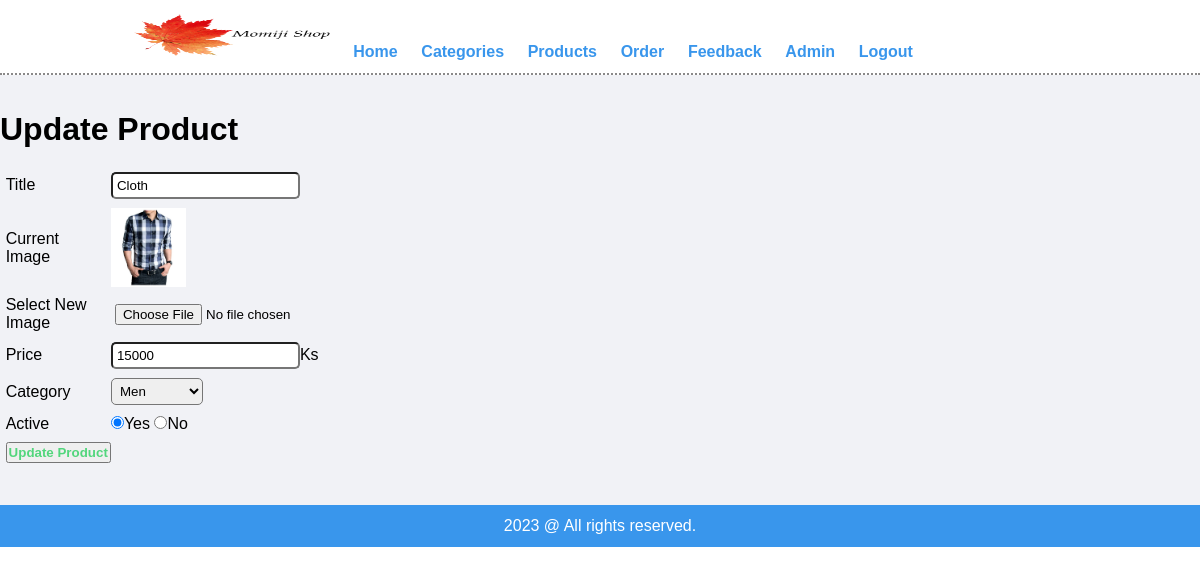
/admin/update_product.php?id=18 (signed in), run on the app's committed database.
### tables this page shows
CREATE TABLE `product` (
  `id` int(11) NOT NULL,
  `title` varchar(255) NOT NULL,
  `price` int(255) NOT NULL,
  `image_name` varchar(255) NOT NULL,
  `category_id` int(11) UNSIGNED NOT NULL,
  `active` varchar(255) NOT NULL
);

### admin/update_product.php (the view, shortened to what this page needs)
<?php include('part/header.php'); ?>
<?php
    if(isset($_GET['id'])){
        $id = $_GET['id'];
        $sql1 = "SELECT * FROM product WHERE id=$id";
        $res1 = mysqli_query($conn, $sql1);
        $row1 = mysqli_fetch_assoc($res1);
        $title = $row1['title'];
        $price = $row1['price'];
        $current_image = $row1['image_name'];
        $current_category = $row1['category_id'];
        $active = $row1['active'];
    }else{
        header('location:'.SITE.'admin/product.php');
    }
?>
<div class="main-content">
    <div class="wrappeer">
        <h1>Update Product</h1><br>
        <form action="" method="post" enctype="multipart/form-data">
            <table class="tbl-30">
                <tr>
                    <td>Title</td>
                    <td>
                        <input type="text" name="title" placeholder="Title" value="<?php echo $title; ?>" class="tld">
                    </td>
                </tr>
                <tr>
                    <td>Current Image</td>
                    <td>
                        <?php
                            if($current_image==""){
                                echo "<div class='error'>Image Not Avaliable.</div>";
                            }else{
                                ?>
                                <img src="<?php echo SITE; ?>image/product/<?php echo $current_image; ?>"
                                width='75px' heigth='100px'>
                                <?php
                            }
                        ?>
                    </td>
                </tr>
                <tr>
                    <td>Select New Image</td>
                    <td>
                        <input type="file" name="image" class="tld">
                    </td>
                </tr>
                <tr>
                    <td>Price</td>
                    <td>
                        <input type="text" name="price" placeholder="Price" value="<?php echo $price; ?>" class="tld">Ks
                    </td>
                </tr>
                <tr>
                    <td>Category</td>
                    <td>
                        <select name="category" class="tld">
                            <?php
                                $sql = "SELECT * FROM category WHERE active='Yes'";
                                $res = mysqli_query($conn, $sql);
                                $count = mysqli_num_rows($res);
                                if($count>0){
                                    while($row = mysqli_fetch_assoc($res)){
                                        $category_title = $row['title'];
                                        $category_id = $row['id'];
                                        ?>
                                        <option <?php if($current_category==$current_image){echo "selected"; } ?> value="<?php echo $category_id;?>"><?php echo $category_title; ?></option>
                                        <?php
                                    }
                                }else{
                                    echo "<option value='0'>Category Not Avalivable</option>";
                                }
                            ?>
                        </select>
                    </td>
                </tr>
                <tr>
                    <td>Active</td>
                    <td>
                        <input <?php if($active=="Yes"){echo "checked";}?> type="radio" name="active" value="Yes">Yes
                        <input <?php if($active=="No"){echo "checked";}?> type="radio" name="active" value="No">No
                    </td>
                </tr>
                <tr>
                    <td>
                        <input type="submit" name="submit" value="Update Product" class="btn-secondary">
                    </td>
                </tr>
            </table>
        </form>
    </div>
</div>
<?php include('part/footer.php'); ?>

### admin/css/adminstyle.css (style rules this page uses)
* { margin: 0; padding: 0; font-family: Arial, Helvetica, sans-serif; }
.tbl-30 { width: 30%; }
.tld { padding: 4px; border-radius: 5px; }
table tr td { padding: 1%; }
.btn-secondary { color: #52d67c; padding: 1%; text-decoration: none; font-weight: bold; }
.main-content { background-color: #f1f2f6; padding: 3% 0; }

### data on the page
product: title "Cloth", image_name (picture), price "15000", active "☑"

### other printed values
form field category "Men"
